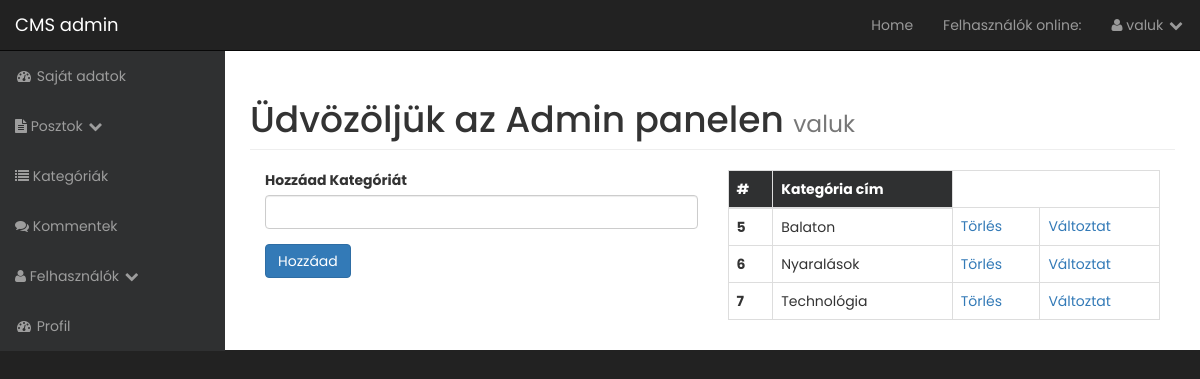
Before: /admin/categories.php (signed in) with the older database file.
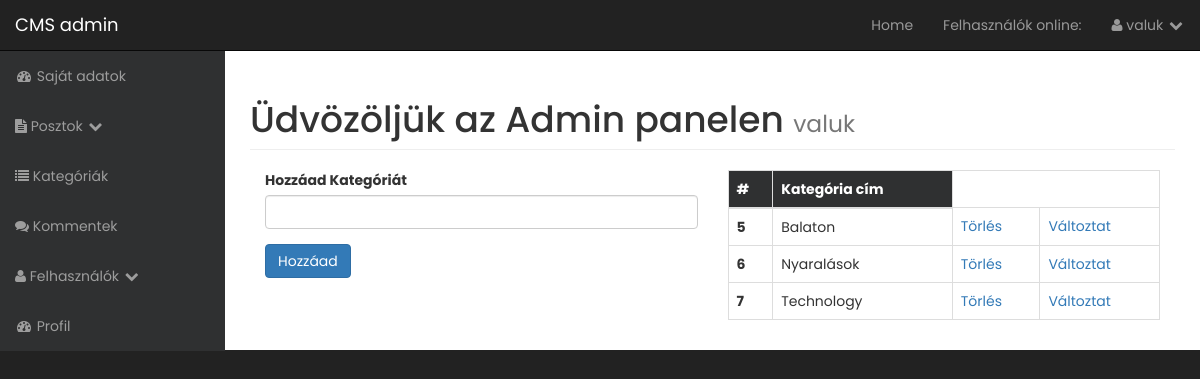
After: the same page with the newer database file.
### tables this page shows
CREATE TABLE `kategoriak` (
  `cat_id` int(3) UNSIGNED NOT NULL,
  `cat_cim` varchar(255) NOT NULL
);

### admin/functions.php (the view, shortened to what this page needs)
<?php
function query($query){
    global $connect;
    $result = mysqli_query($connect, $query);
    return $result;
}
function findAllcategories() {
$result = query("SELECT * FROM kategoriak");
while ($row = mysqli_fetch_assoc($result)) {
  $cat_id = $row['cat_id'];
  $cat_cim = $row['cat_cim'];
  echo "<tr>";
  echo "<th>{$cat_id}</th>";
  echo "<td>{$cat_cim}</td>";
  echo "<td><a href='categories.php?delete={$cat_id}'>Törlés</a></td>";
  echo "<td><a href='categories.php?update={$cat_id}'>Változtat</a></td>";
  echo "</tr>";
}
}
?>

Changed rows visible on the page:
changed kategoriak id 7: cat_cim "Technológia" → "Technology"
